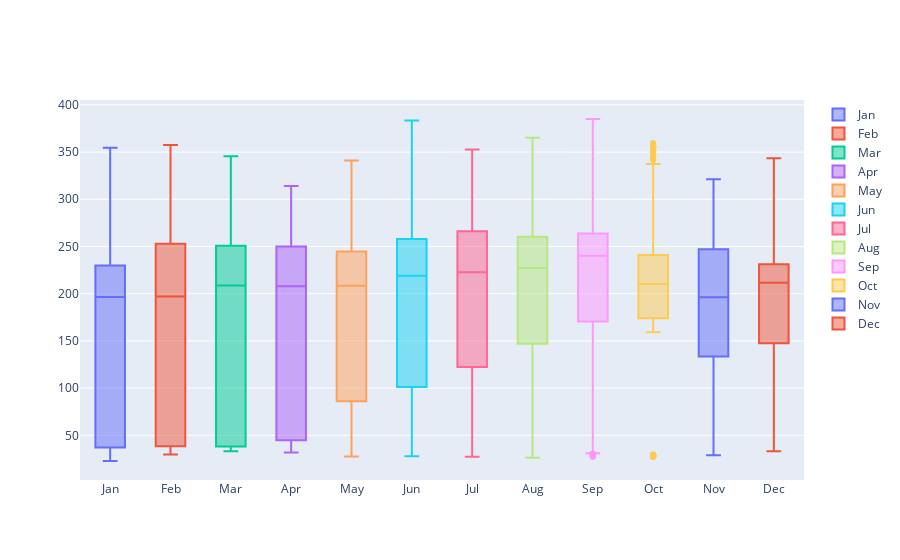

The notebook cell saved with this chart:
### Markdown cell above
### Construction of boxplot (monthly data) by direct usage of iplot method.

### Code cell
#freq = 'M' means monthly
groups = [g for n, g in ts.groupby(pd.Grouper(freq='M'))]
months_ind = [calendar.month_abbr[groups[j].index[0].month] for j in range(len(groups))]
months_val = [[] for j in range(12)]
for j in range(len(groups)):
    months_val[j % 12].extend(groups[j]['adj_close'])
for mval in months_val:
    mval[:] = [x for x in mval if x is not None]
data = [go.Box(y=months_val[j], name=months_ind[j]) for j in range(len(months_val))]
iplot(data)
